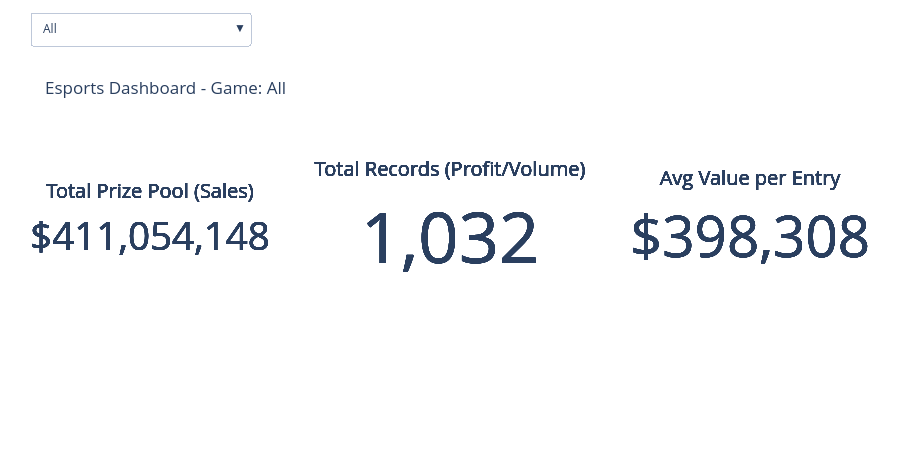

Notebook source saved alongside this figure:
### Code cell
import plotly.graph_objects as go

# KPI Cards
fig.add_trace(go.Indicator(
    mode = "number",
    value = df_player['TotalUSDPrize'].sum(),
    number  = {'prefix': '$', 'valueformat':',.0f'},
    title = {'text': 'Total Prize Pool (Sales)'},
    domain = {'row': 0, 'column': 0}
))

fig.add_trace(go.Indicator(
    mode = "number",
    value = len(df_player),
    number  = {'valueformat':',.0f'},
    title = {'text': 'Total Records (Profit/Volume)'},
    domain = {'row': 0, 'column': 1}
))

fig.add_trace(go.Indicator(
    mode = "number",
    value = df_player['TotalUSDPrize'].mean(),
    number  = {'prefix': '$', 'valueformat':',.0f'},
    title = {'text': 'Avg Value per Entry'},
    domain = {'row': 0, 'column': 2}
))

games = ['All'] + sorted(df_player['Game'].dropna().unique().tolist())
buttons = []

for game in games:
    if game == 'All':
        filtered = df_player
    else:
        filtered = df_player[df_player['Game'] == game]

    tot = filtered['TotalUSDPrize'].sum()
    cnt = len(filtered)
    avg = filtered['TotalUSDPrize'].mean() if cnt > 0 else 0

    buttons.append(dict(
        method='update',
        label=game,
        args=[
            {'value': [tot, cnt, avg]},
            {'title': f'Esports Dashboard - Game: {game}'}
        ]
    ))

fig.update_layout(
    grid={'rows':2, 'columns':3, 'pattern':'independent'},
    updatemenus=[
        dict(
            buttons=buttons,
            direction='down',
            showactive=True,
            x=0.0,
            xanchor='left',
            y=1.75,
            yanchor='top'
        )
    ],
    title_text="Esports Dashboard - Game: All",
    height=450,
    margin=dict(l=30, r=30, t=100, b=30),
    yaxis=dict(domain=[0, 0.65]),
     xaxis=dict(title='Release Year')
 )

fig.show(config={'toImageButtonOptions': {'format': 'png'}, 'displaylogo':False})

### Figure 1 — Plotly figure (JSON) as saved in the notebook; plotly's stock layout.template omitted (floating-point values rounded to 4 significant figures)
{"data": [{"domain": {"column": 0, "row": 0}, "mode": "number", "number": {"prefix": "$", "valueformat": ",.0f"}, "title": {"text": "Total Prize Pool (Sales)"}, "type": "indicator", "value": 411100000.0}, {"domain": {"column": 1, "row": 0}, "mode": "number", "number": {"valueformat": ",.0f"}, "title": {"text": "Total Records (Profit/Volume)"}, "type": "indicator", "value": 1032}, {"domain": {"column": 2, "row": 0}, "mode": "number", "number": {"prefix": "$", "valueformat": ",.0f"}, "title": {"text": "Avg Value per Entry"}, "type": "indicator", "value": 398300.0}, {"domain": {"column": 0, "row": 0}, "mode": "number", "number": {"prefix": "$", "valueformat": ",.0f"}, "title": {"text": "Total Prize Pool (Sales)"}, "type": "indicator", "value": 411100000.0}, {"domain": {"column": 1, "row": 0}, "mode": "number", "number": {"valueformat": ",.0f"}, "title": {"text": "Total Records (Profit/Volume)"}, "type": "indicator", "value": 1032}, {"domain": {"column": 2, "row": 0}, "mode": "number", "number": {"prefix": "$", "valueformat": ",.0f"}, "title": {"text": "Avg Value per Entry"}, "type": "indicator", "value": 398300.0}, {"domain": {"column": 0, "row": 0}, "mode": "number", "number": {"prefix": "$", "valueformat": ",.0f"}, "title": {"text": "Total Prize Pool (Sales)"}, "type": "indicator", "value": 411100000.0}, {"domain": {"column": 1, "row": 0}, "mode": "number", "number": {"valueformat": ",.0f"}, "title": {"text": "Total Records (Profit/Volume)"}, "type": "indicator", "value": 1032}, {"domain": {"column": 2, "row": 0}, "mode": "number", "number": {"prefix": "$", "valueformat": ",.0f"}, "title": {"text": "Avg Value per Entry"}, "type": "indicator", "value": 398300.0}, {"domain": {"column": 0, "row": 0}, "mode": "number", "number": {"prefix": "$", "valueformat": ",.0f"}, "title": {"text": "Total Prize Pool (Sales)"}, "type": "indicator", "value": 411100000.0}, {"domain": {"column": 1, "row": 0}, "mode": "number", "number": {"valueformat": ",.0f"}, "title": {"text": "Total Records (Profit/Volume)"}, "type": "indicator", "value": 1032}, {"domain": {"column": 2, "row": 0}, "mode": "number", "number": {"prefix": "$", "valueformat": ",.0f"}, "title": {"text": "Avg Value per Entry"}, "type": "indicator", "value": 398300.0}, {"domain": {"column": 0, "row": 0}, "mode": "number", "number": {"prefix": "$", "valueformat": ",.0f"}, "title": {"text": "Total Prize Pool (Sales)"}, "type": "indicator", "value": 411100000.0}, {"domain": {"column": 1, "row": 0}, "mode": "number", "number": {"valueformat": ",.0f"}, "title": {"text": "Total Records (Profit/Volume)"}, "type": "indicator", "value": 1032}, {"domain": {"column": 2, "row": 0}, "mode": "number", "number": {"prefix": "$", "valueformat": ",.0f"}, "title": {"text": "Avg Value per Entry"}, "type": "indicator", "value": 398300.0}, {"domain": {"column": 0, "row": 0}, "mode": "number", "number": {"prefix": "$", "valueformat": ",.0f"}, "title": {"text": "Total Prize Pool (Sales)"}, "type": "indicator", "value": 411100000.0}, {"domain": {"column": 1, "row": 0}, "mode": "number", "number": {"valueformat": ",.0f"}, "title": {"text": "Total Records (Profit/Volume)"}, "type": "indicator", "value": 1032}, {"domain": {"column": 2, "row": 0}, "mode": "number", "number": {"prefix": "$", "valueformat": ",.0f"}, "title": {"text": "Avg Value per Entry"}, "type": "indicator", "value": 398300.0}, {"domain": {"column": 0, "row": 0}, "mode": "number", "number": {"prefix": "$", "valueformat": ",.0f"}, "title": {"text": "Total Prize Pool (Sales)"}, "type": "indicator", "value": 411100000.0}, {"domain": {"column": 1, "row": 0}, "mode": "number", "number": {"valueformat": ",.0f"}, "title": {"text": "Total Records (Profit/Volume)"}, "type": "indicator", "value": 1032}, {"domain": {"column": 2, "row": 0}, "mode": "number", "number": {"prefix": "$", "valueformat": ",.0f"}, "title": {"text": "Avg Value per Entry"}, "type": "indicator", "value": 398300.0}, {"domain": {"column": 0, "row": 0}, "mode": "number", "number": {"prefix": "$", "valueformat": ",.0f"}, "title": {"text": "Total Prize Pool (Sales)"}, "type": "indicator", "value": 411100000.0}, {"domain": {"column": 1, "row": 0}, "mode": "number", "number": {"valueformat": ",.0f"}, "title": {"text": "Total Records (Profit/Volume)"}, "type": "indicator", "value": 1032}, {"domain": {"column": 2, "row": 0}, "mode": "number", "number": {"prefix": "$", "valueformat": ",.0f"}, "title": {"text": "Avg Value per Entry"}, "type": "indicator", "value": 398300.0}, {"domain": {"column": 0, "row": 0}, "mode": "number", "number": {"prefix": "$", "valueformat": ",.0f"}, "title": {"text": "Total Prize Pool (Sales)"}, "type": "indicator", "value": 411100000.0}, {"domain": {"column": 1, "row": 0}, "mode": "number", "number": {"valueformat": ",.0f"}, "title": {"text": "Total Records (Profit/Volume)"}, "type": "indicator", "value": 1032}, {"domain": {"column": 2, "row": 0}, "mode": "number", "number": {"prefix": "$", "valueformat": ",.0f"}, "title": {"text": "Avg Value per Entry"}, "type": "indicator", "value": 398300.0}, {"domain": {"column": 0, "row": 0}, "mode": "number", "number": {"prefix": "$", "valueformat": ",.0f"}, "title": {"text": "Total Prize Pool (Sales)"}, "type": "indicator", "value": 411100000.0}, {"domain": {"column": 1, "row": 0}, "mode": "number", "number": {"valueformat": ",.0f"}, "title": {"text": "Total Records (Profit/Volume)"}, "type": "indicator", "value": 1032}, {"domain": {"column": 2, "row": 0}, "mode": "number", "number": {"prefix": "$", "valueformat": ",.0f"}, "title": {"text": "Avg Value per Entry"}, "type": "indicator", "value": 398300.0}], "layout": {"grid": {"columns": 3, "pattern": "independent", "rows": 2}, "height": 450, "margin": {"b": 30, "l": 30, "r": 30, "t": 100}, "title": {"text": "Esports Dashboard - Game: All"}, "updatemenus": [{"buttons": [{"args": [{"value": [411100000.0, 1032, 398300.0]}, {"title": "Esports Dashboard - Game: All"}], "label": "All", "method": "update"}, {"args": [{"value": [8334000.0, 100, 83340.0]}, {"title": "Esports Dashboard - Game: Arena of Valor"}], "label": "Arena of Valor", "method": "update"}, {"args": [{"value": [60840000.0, 112, 543200.0]}, {"title": "Esports Dashboard - Game: Counter-Strike: Global Offensive"}], "label": "Counter-Strike: Global Offensive", "method": "update"}, {"args": [{"value": [185800000.0, 104, 1786000.0]}, {"title": "Esports Dashboard - Game: Dota 2"}], "label": "Dota 2", "method": "update"}, {"args": [{"value": [43970000.0, 103, 426800.0]}, {"title": "Esports Dashboard - Game: Fortnite"}], "label": "Fortnite", "method": "update"}, {"args": [{"value": [14210000.0, 105, 135300.0]}, {"title": "Esports Dashboard - Game: Hearthstone"}], "label": "Hearthstone", "method": "update"}, {"args": [{"value": [11780000.0, 100, 117800.0]}, {"title": "Esports Dashboard - Game: Heroes of the Storm"}], "label": "Heroes of the Storm", "method": "update"}, {"args": [{"value": [35040000.0, 100, 350400.0]}, {"title": "Esports Dashboard - Game: League of Legends"}], "label": "League of Legends", "method": "update"}, {"args": [{"value": [12410000.0, 101, 122900.0]}, {"title": "Esports Dashboard - Game: Overwatch"}], "label": "Overwatch", "method": "update"}, {"args": [{"value": [13310000.0, 107, 124400.0]}, {"title": "Esports Dashboard - Game: PUBG"}], "label": "PUBG", "method": "update"}, {"args": [{"value": [25380000.0, 100, 253800.0]}, {"title": "Esports Dashboard - Game: Starcraft II"}], "label": "Starcraft II", "method": "update"}], "direction": "down", "showactive": true, "x": 0, "xanchor": "left", "y": 1.75, "yanchor": "top"}], "xaxis": {"title": {"text": "Release Year"}}, "yaxis": {"domain": [0, 0.65]}}}
